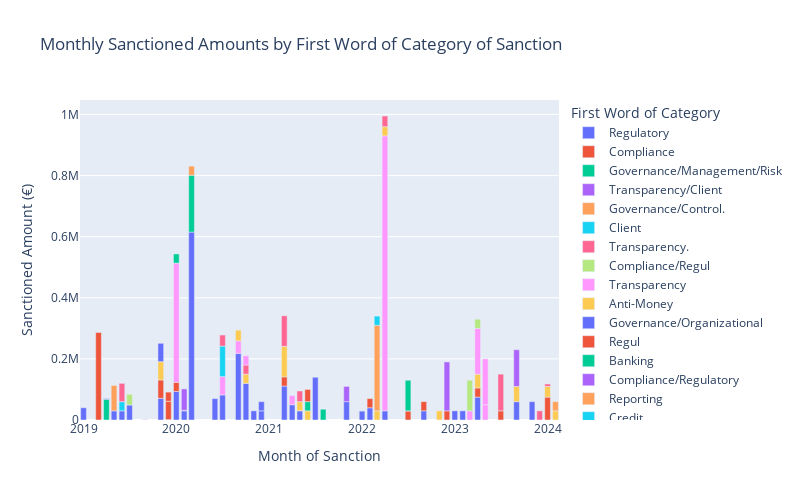

This figure's notebook cell:
### Markdown cell above
## group by first word of category

### Code cell
import plotly.express as px
import pandas as pd

# Ensure Date_of_Sanction is in datetime format
df_result['Date_of_Sanction'] = pd.to_datetime(df_result['Date_of_Sanction'])

# Extract the month from the Date_of_Sanction column
df_result['Month'] = df_result['Date_of_Sanction'].dt.to_period('M')

# Extract the first word from the Category_of_Reason column
df_result['First_Word'] = df_result['Category_of_Reason'].str.split().str[0]

# Group by Month and the first word of Category_of_Reason, summing the sanctioned amounts
df_reason_monthly = df_result.groupby(['Month', 'First_Word'])['Sanctioned_Amount'].sum().reset_index()

# Convert the Month back to string for better plotting
df_reason_monthly['Month'] = df_reason_monthly['Month'].astype(str)

# Plot the stacked bar chart
fig = px.bar(df_reason_monthly, x='Month', y='Sanctioned_Amount', color='First_Word',
             title="Monthly Sanctioned Amounts by First Word of Category of Sanction",
             labels={"Month": "Month of Sanction", "Sanctioned_Amount": "Sanctioned Amount (€)",
                     "First_Word": "First Word of Category"})
fig.update_layout(
    width=800,  # Set a fixed width of 800 pixels
    height=500  # Set a fixed height
)

fig.show()

### Figure 1 — Plotly figure (JSON) as saved in the notebook; plotly's stock layout.template omitted (floating-point values rounded to 4 significant figures)
{"data": [{"alignmentgroup": "True", "hovertemplate": "First Word of Category=Regulatory<br>Month of Sanction=%{x}<br>Sanctioned Amount (€)=%{y}<extra></extra>", "legendgroup": "Regulatory", "marker": {"color": "#636efa", "pattern": {"shape": ""}}, "name": "Regulatory", "offsetgroup": "Regulatory", "orientation": "v", "showlegend": true, "textposition": "auto", "type": "bar", "x": ["2019-01", "2019-05", "2019-06", "2019-07", "2019-11", "2019-12", "2020-01", "2020-02", "2020-03", "2020-06", "2020-07", "2020-09", "2020-10", "2020-11", "2020-12", "2021-03", "2021-04", "2021-05", "2021-07", "2021-11", "2022-01", "2022-02", "2022-04", "2022-09", "2023-01", "2023-02", "2023-04", "2023-09", "2023-11"], "xaxis": "x", "y": [40000, 30000, 30000, 49000, 71000, 1320, 93500, 30000, 615000, 70000, 82000, 218000, 120000, 30000, 30000, 111102, 50000, 30000, 140000, 60000, 30000, 40000, 30000, 30000, 30000, 30000, 75000, 60000, 60000], "yaxis": "y"}, {"alignmentgroup": "True", "hovertemplate": "First Word of Category=Compliance<br>Month of Sanction=%{x}<br>Sanctioned Amount (€)=%{y}<extra></extra>", "legendgroup": "Compliance", "marker": {"color": "#EF553B", "pattern": {"shape": ""}}, "name": "Compliance", "offsetgroup": "Compliance", "orientation": "v", "showlegend": true, "textposition": "auto", "type": "bar", "x": ["2019-03", "2019-11", "2019-12", "2020-01", "2021-03", "2022-02", "2022-07", "2022-09", "2022-12", "2023-04", "2023-07", "2024-01"], "xaxis": "x", "y": [286500, 60000, 60000, 30000, 30000, 30000, 30000, 30000, 30000, 30000, 30000, 75000], "yaxis": "y"}, {"alignmentgroup": "True", "hovertemplate": "First Word of Category=Governance/Management/Risk<br>Month of Sanction=%{x}<br>Sanctioned Amount (€)=%{y}<extra></extra>", "legendgroup": "Governance/Management/Risk", "marker": {"color": "#00cc96", "pattern": {"shape": ""}}, "name": "Governance/Management/Risk", "offsetgroup": "Governance/Management/Risk", "orientation": "v", "showlegend": true, "textposition": "auto", "type": "bar", "x": ["2019-04"], "xaxis": "x", "y": [68000], "yaxis": "y"}, {"alignmentgroup": "True", "hovertemplate": "First Word of Category=Transparency/Client<br>Month of Sanction=%{x}<br>Sanctioned Amount (€)=%{y}<extra></extra>", "legendgroup": "Transparency/Client", "marker": {"color": "#ab63fa", "pattern": {"shape": ""}}, "name": "Transparency/Client", "offsetgroup": "Transparency/Client", "orientation": "v", "showlegend": true, "textposition": "auto", "type": "bar", "x": ["2019-04"], "xaxis": "x", "y": [2500], "yaxis": "y"}, {"alignmentgroup": "True", "hovertemplate": "First Word of Category=Governance/Control.<br>Month of Sanction=%{x}<br>Sanctioned Amount (€)=%{y}<extra></extra>", "legendgroup": "Governance/Control.", "marker": {"color": "#FFA15A", "pattern": {"shape": ""}}, "name": "Governance/Control.", "offsetgroup": "Governance/Control.", "orientation": "v", "showlegend": true, "textposition": "auto", "type": "bar", "x": ["2019-05"], "xaxis": "x", "y": [83000], "yaxis": "y"}, {"alignmentgroup": "True", "hovertemplate": "First Word of Category=Client<br>Month of Sanction=%{x}<br>Sanctioned Amount (€)=%{y}<extra></extra>", "legendgroup": "Client", "marker": {"color": "#19d3f3", "pattern": {"shape": ""}}, "name": "Client", "offsetgroup": "Client", "orientation": "v", "showlegend": true, "textposition": "auto", "type": "bar", "x": ["2019-06"], "xaxis": "x", "y": [30000], "yaxis": "y"}, {"alignmentgroup": "True", "hovertemplate": "First Word of Category=Transparency.<br>Month of Sanction=%{x}<br>Sanctioned Amount (€)=%{y}<extra></extra>", "legendgroup": "Transparency.", "marker": {"color": "#FF6692", "pattern": {"shape": ""}}, "name": "Transparency.", "offsetgroup": "Transparency.", "orientation": "v", "showlegend": true, "textposition": "auto", "type": "bar", "x": ["2019-06"], "xaxis": "x", "y": [60000], "yaxis": "y"}, {"alignmentgroup": "True", "hovertemplate": "First Word of Category=Compliance/Regul<br>Month of Sanction=%{x}<br>Sanctioned Amount (€)=%{y}<extra></extra>", "legendgroup": "Compliance/Regul", "marker": {"color": "#B6E880", "pattern": {"shape": ""}}, "name": "Compliance/Regul", "offsetgroup": "Compliance/Regul", "orientation": "v", "showlegend": true, "textposition": "auto", "type": "bar", "x": ["2019-07"], "xaxis": "x", "y": [35000], "yaxis": "y"}, {"alignmentgroup": "True", "hovertemplate": "First Word of Category=Transparency<br>Month of Sanction=%{x}<br>Sanctioned Amount (€)=%{y}<extra></extra>", "legendgroup": "Transparency", "marker": {"color": "#FF97FF", "pattern": {"shape": ""}}, "name": "Transparency", "offsetgroup": "Transparency", "orientation": "v", "showlegend": true, "textposition": "auto", "type": "bar", "x": ["2019-09", "2020-01", "2020-02", "2020-07", "2021-04", "2022-04", "2023-05"], "xaxis": "x", "y": [1700, 390000, 1760, 60000, 30000, 900000, 50000], "yaxis": "y"}, {"alignmentgroup": "True", "hovertemplate": "First Word of Category=Anti-Money<br>Month of Sanction=%{x}<br>Sanctioned Amount (€)=%{y}<extra></extra>", "legendgroup": "Anti-Money", "marker": {"color": "#FECB52", "pattern": {"shape": ""}}, "name": "Anti-Money", "offsetgroup": "Anti-Money", "orientation": "v", "showlegend": true, "textposition": "auto", "type": "bar", "x": ["2019-11", "2020-10", "2021-03", "2021-05", "2021-06", "2022-03", "2022-04", "2022-07", "2022-11", "2023-04", "2023-09", "2024-01", "2024-02"], "xaxis": "x", "y": [60000, 30000, 100000, 30000, 30000, 30000, 30000, 0, 30000, 45000, 50000, 35000, 30000], "yaxis": "y"}, {"alignmentgroup": "True", "hovertemplate": "First Word of Category=Governance/Organizational<br>Month of Sanction=%{x}<br>Sanctioned Amount (€)=%{y}<extra></extra>", "legendgroup": "Governance/Organizational", "marker": {"color": "#636efa", "pattern": {"shape": ""}}, "name": "Governance/Organizational", "offsetgroup": "Governance/Organizational", "orientation": "v", "showlegend": true, "textposition": "auto", "type": "bar", "x": ["2019-11"], "xaxis": "x", "y": [60000], "yaxis": "y"}, {"alignmentgroup": "True", "hovertemplate": "First Word of Category=Regul<br>Month of Sanction=%{x}<br>Sanctioned Amount (€)=%{y}<extra></extra>", "legendgroup": "Regul", "marker": {"color": "#EF553B", "pattern": {"shape": ""}}, "name": "Regul", "offsetgroup": "Regul", "orientation": "v", "showlegend": true, "textposition": "auto", "type": "bar", "x": ["2019-12"], "xaxis": "x", "y": [30000], "yaxis": "y"}, {"alignmentgroup": "True", "hovertemplate": "First Word of Category=Banking<br>Month of Sanction=%{x}<br>Sanctioned Amount (€)=%{y}<extra></extra>", "legendgroup": "Banking", "marker": {"color": "#00cc96", "pattern": {"shape": ""}}, "name": "Banking", "offsetgroup": "Banking", "orientation": "v", "showlegend": true, "textposition": "auto", "type": "bar", "x": ["2020-01", "2020-03", "2021-06", "2022-07"], "xaxis": "x", "y": [30000, 186000, 30000, 100000], "yaxis": "y"}, {"alignmentgroup": "True", "hovertemplate": "First Word of Category=Compliance/Regulatory<br>Month of Sanction=%{x}<br>Sanctioned Amount (€)=%{y}<extra></extra>", "legendgroup": "Compliance/Regulatory", "marker": {"color": "#ab63fa", "pattern": {"shape": ""}}, "name": "Compliance/Regulatory", "offsetgroup": "Compliance/Regulatory", "orientation": "v", "showlegend": true, "textposition": "auto", "type": "bar", "x": ["2020-02", "2022-12", "2023-09"], "xaxis": "x", "y": [70000, 160000, 120000], "yaxis": "y"}, {"alignmentgroup": "True", "hovertemplate": "First Word of Category=Reporting<br>Month of Sanction=%{x}<br>Sanctioned Amount (€)=%{y}<extra></extra>", "legendgroup": "Reporting", "marker": {"color": "#FFA15A", "pattern": {"shape": ""}}, "name": "Reporting", "offsetgroup": "Reporting", "orientation": "v", "showlegend": true, "textposition": "auto", "type": "bar", "x": ["2020-03", "2024-02"], "xaxis": "x", "y": [30000, 30000], "yaxis": "y"}, {"alignmentgroup": "True", "hovertemplate": "First Word of Category=Credit<br>Month of Sanction=%{x}<br>Sanctioned Amount (€)=%{y}<extra></extra>", "legendgroup": "Credit", "marker": {"color": "#19d3f3", "pattern": {"shape": ""}}, "name": "Credit", "offsetgroup": "Credit", "orientation": "v", "showlegend": true, "textposition": "auto", "type": "bar", "x": ["2020-07"], "xaxis": "x", "y": [100000], "yaxis": "y"}, {"alignmentgroup": "True", "hovertemplate": "First Word of Category=Organizational<br>Month of Sanction=%{x}<br>Sanctioned Amount (€)=%{y}<extra></extra>", "legendgroup": "Organizational", "marker": {"color": "#FF6692", "pattern": {"shape": ""}}, "name": "Organizational", "offsetgroup": "Organizational", "orientation": "v", "showlegend": true, "textposition": "auto", "type": "bar", "x": ["2020-07", "2020-10", "2021-03", "2021-05", "2023-07", "2023-12", "2024-01"], "xaxis": "x", "y": [37000, 30000, 100000, 35000, 120000, 30000, 8014], "yaxis": "y"}, {"alignmentgroup": "True", "hovertemplate": "First Word of Category=Remuneration<br>Month of Sanction=%{x}<br>Sanctioned Amount (€)=%{y}<extra></extra>", "legendgroup": "Remuneration", "marker": {"color": "#B6E880", "pattern": {"shape": ""}}, "name": "Remuneration", "offsetgroup": "Remuneration", "orientation": "v", "showlegend": true, "textposition": "auto", "type": "bar", "x": ["2020-07"], "xaxis": "x", "y": [0], "yaxis": "y"}, {"alignmentgroup": "True", "hovertemplate": "First Word of Category=Risk<br>Month of Sanction=%{x}<br>Sanctioned Amount (€)=%{y}<extra></extra>", "legendgroup": "Risk", "marker": {"color": "#FF97FF", "pattern": {"shape": ""}}, "name": "Risk", "offsetgroup": "Risk", "orientation": "v", "showlegend": true, "textposition": "auto", "type": "bar", "x": ["2020-09", "2020-10", "2022-01", "2023-03", "2023-04", "2023-05"], "xaxis": "x", "y": [41000, 30000, 0, 30000, 150000, 150000], "yaxis": "y"}, {"alignmentgroup": "True", "hovertemplate": "First Word of Category=Transparency/Organizational<br>Month of Sanction=%{x}<br>Sanctioned Amount (€)=%{y}<extra></extra>", "legendgroup": "Transparency/Organizational", "marker": {"color": "#FECB52", "pattern": {"shape": ""}}, "name": "Transparency/Organizational", "offsetgroup": "Transparency/Organizational", "orientation": "v", "showlegend": true, "textposition": "auto", "type": "bar", "x": ["2020-09"], "xaxis": "x", "y": [35000], "yaxis": "y"}, {"alignmentgroup": "True", "hovertemplate": "First Word of Category=Violation<br>Month of Sanction=%{x}<br>Sanctioned Amount (€)=%{y}<extra></extra>", "legendgroup": "Violation", "marker": {"color": "#636efa", "pattern": {"shape": ""}}, "name": "Violation", "offsetgroup": "Violation", "orientation": "v", "showlegend": true, "textposition": "auto", "type": "bar", "x": ["2020-12"], "xaxis": "x", "y": [30000], "yaxis": "y"}, {"alignmentgroup": "True", "hovertemplate": "First Word of Category=Governance/Compliance<br>Month of Sanction=%{x}<br>Sanctioned Amount (€)=%{y}<extra></extra>", "legendgroup": "Governance/Compliance", "marker": {"color": "#EF553B", "pattern": {"shape": ""}}, "name": "Governance/Compliance", "offsetgroup": "Governance/Compliance", "orientation": "v", "showlegend": true, "textposition": "auto", "type": "bar", "x": ["2021-06"], "xaxis": "x", "y": [40000], "yaxis": "y"}, {"alignmentgroup": "True", "hovertemplate": "First Word of Category=Governance,<br>Month of Sanction=%{x}<br>Sanctioned Amount (€)=%{y}<extra></extra>", "legendgroup": "Governance,", "marker": {"color": "#00cc96", "pattern": {"shape": ""}}, "name": "Governance,", "offsetgroup": "Governance,", "orientation": "v", "showlegend": true, "textposition": "auto", "type": "bar", "x": ["2021-08"], "xaxis": "x", "y": [35260], "yaxis": "y"}, {"alignmentgroup": "True", "hovertemplate": "First Word of Category=Exposure<br>Month of Sanction=%{x}<br>Sanctioned Amount (€)=%{y}<extra></extra>", "legendgroup": "Exposure", "marker": {"color": "#ab63fa", "pattern": {"shape": ""}}, "name": "Exposure", "offsetgroup": "Exposure", "orientation": "v", "showlegend": true, "textposition": "auto", "type": "bar", "x": ["2021-11"], "xaxis": "x", "y": [50000], "yaxis": "y"}, {"alignmentgroup": "True", "hovertemplate": "First Word of Category=Transparency,<br>Month of Sanction=%{x}<br>Sanctioned Amount (€)=%{y}<extra></extra>", "legendgroup": "Transparency,", "marker": {"color": "#FFA15A", "pattern": {"shape": ""}}, "name": "Transparency,", "offsetgroup": "Transparency,", "orientation": "v", "showlegend": true, "textposition": "auto", "type": "bar", "x": ["2022-03"], "xaxis": "x", "y": [280000], "yaxis": "y"}, {"alignmentgroup": "True", "hovertemplate": "First Word of Category=Transparency/Compliance<br>Month of Sanction=%{x}<br>Sanctioned Amount (€)=%{y}<extra></extra>", "legendgroup": "Transparency/Compliance", "marker": {"color": "#19d3f3", "pattern": {"shape": ""}}, "name": "Transparency/Compliance", "offsetgroup": "Transparency/Compliance", "orientation": "v", "showlegend": true, "textposition": "auto", "type": "bar", "x": ["2022-03"], "xaxis": "x", "y": [30000], "yaxis": "y"}, {"alignmentgroup": "True", "hovertemplate": "First Word of Category=Governance/Risk<br>Month of Sanction=%{x}<br>Sanctioned Amount (€)=%{y}<extra></extra>", "legendgroup": "Governance/Risk", "marker": {"color": "#FF6692", "pattern": {"shape": ""}}, "name": "Governance/Risk", "offsetgroup": "Governance/Risk", "orientation": "v", "showlegend": true, "textposition": "auto", "type": "bar", "x": ["2022-04"], "xaxis": "x", "y": [35000], "yaxis": "y"}, {"alignmentgroup": "True", "hovertemplate": "First Word of Category=Compliance/AML/CTF<br>Month of Sanction=%{x}<br>Sanctioned Amount (€)=%{y}<extra></extra>", "legendgroup": "Compliance/AML/CTF", "marker": {"color": "#B6E880", "pattern": {"shape": ""}}, "name": "Compliance/AML/CTF", "offsetgroup": "Compliance/AML/CTF", "orientation": "v", "showlegend": true, "textposition": "auto", "type": "bar", "x": ["2023-03", "2023-04"], "xaxis": "x", "y": [100000, 30000], "yaxis": "y"}], "layout": {"barmode": "relative", "height": 500, "legend": {"title": {"text": "First Word of Category"}, "tracegroupgap": 0}, "title": {"text": "Monthly Sanctioned Amounts by First Word of Category of Sanction"}, "width": 800, "xaxis": {"anchor": "y", "domain": [0, 1], "title": {"text": "Month of Sanction"}}, "yaxis": {"anchor": "x", "domain": [0, 1], "title": {"text": "Sanctioned Amount (€)"}}}}
